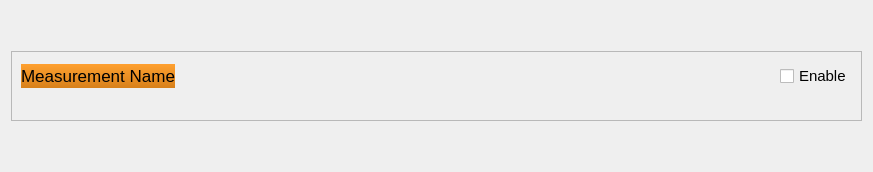
<?xml version="1.0" encoding="UTF-8"?>
<ui version="4.0">
 <class>Form</class>
 <widget class="QWidget" name="Form">
  <property name="geometry">
   <rect>
    <x>0</x>
    <y>0</y>
    <width>873</width>
    <height>172</height>
   </rect>
  </property>
  <property name="sizePolicy">
   <sizepolicy hsizetype="Preferred" vsizetype="MinimumExpanding">
    <horstretch>0</horstretch>
    <verstretch>0</verstretch>
   </sizepolicy>
  </property>
  <property name="windowTitle">
   <string>Form</string>
  </property>
  <layout class="QGridLayout" name="gridLayout">
   <item row="0" column="0">
    <widget class="QFrame" name="frame">
     <property name="sizePolicy">
      <sizepolicy hsizetype="MinimumExpanding" vsizetype="Fixed">
       <horstretch>0</horstretch>
       <verstretch>0</verstretch>
      </sizepolicy>
     </property>
     <property name="minimumSize">
      <size>
       <width>0</width>
       <height>70</height>
      </size>
     </property>
     <property name="autoFillBackground">
      <bool>true</bool>
     </property>
     <property name="frameShape">
      <enum>QFrame::StyledPanel</enum>
     </property>
     <property name="frameShadow">
      <enum>QFrame::Raised</enum>
     </property>
     <layout class="QGridLayout" name="gridLayout_2">
      <item row="0" column="1">
       <spacer name="horizontalSpacer">
        <property name="orientation">
         <enum>Qt::Horizontal</enum>
        </property>
        <property name="sizeHint" stdset="0">
         <size>
          <width>40</width>
          <height>20</height>
         </size>
        </property>
       </spacer>
      </item>
      <item row="0" column="0">
       <widget class="QLabel" name="measurement_label">
        <property name="font">
         <font>
          <pointsize>13</pointsize>
         </font>
        </property>
        <property name="styleSheet">
         <string notr="true">background-color: QLinearGradient( x1: 0, y1: 0, x2: 0, y2: 1, stop: 0 #ffa02f, stop: 1 #d7801a);</string>
        </property>
        <property name="text">
         <string>Measurement Name</string>
        </property>
       </widget>
      </item>
      <item row="0" column="2">
       <widget class="QCheckBox" name="enable_checkBox">
        <property name="font">
         <font>
          <pointsize>11</pointsize>
         </font>
        </property>
        <property name="text">
         <string>Enable</string>
        </property>
       </widget>
      </item>
      <item row="1" column="0" colspan="3">
       <layout class="QGridLayout" name="MeasSettings_layout">
        <property name="sizeConstraint">
         <enum>QLayout::SetMinimumSize</enum>
        </property>
        <property name="leftMargin">
         <number>10</number>
        </property>
        <property name="topMargin">
         <number>10</number>
        </property>
        <property name="rightMargin">
         <number>10</number>
        </property>
        <property name="bottomMargin">
         <number>10</number>
        </property>
        <property name="spacing">
         <number>15</number>
        </property>
       </layout>
      </item>
     </layout>
    </widget>
   </item>
  </layout>
 </widget>
 <resources/>
 <connections/>
</ui>
